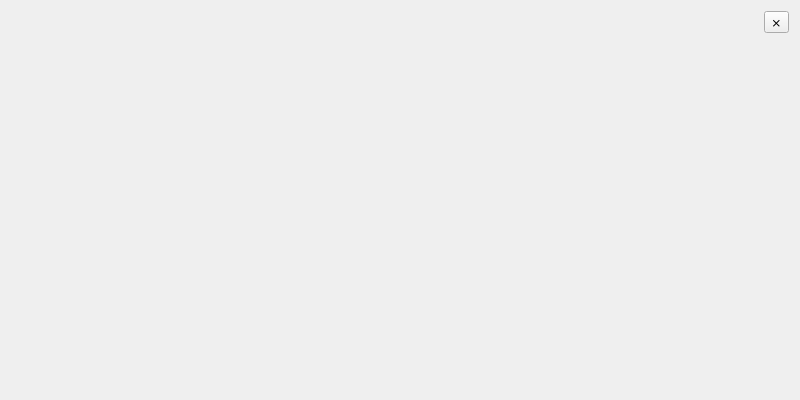
<?xml version="1.0" encoding="UTF-8"?>
<ui version="4.0">
 <class>mapUi</class>
 <widget class="QWidget" name="mapUi">
  <property name="geometry">
   <rect>
    <x>0</x>
    <y>0</y>
    <width>800</width>
    <height>400</height>
   </rect>
  </property>
  <property name="windowTitle">
   <string>mapUi</string>
  </property>
  <layout class="QVBoxLayout" name="verticalLayout">
   <item alignment="Qt::AlignTop|Qt::AlignRight">
    <widget class="QToolButton" name="exitButton">
     <property name="text">
      <string>⨯</string>
     </property>
    </widget>
   </item>
  </layout>
 </widget>
 <resources/>
 <connections/>
</ui>
